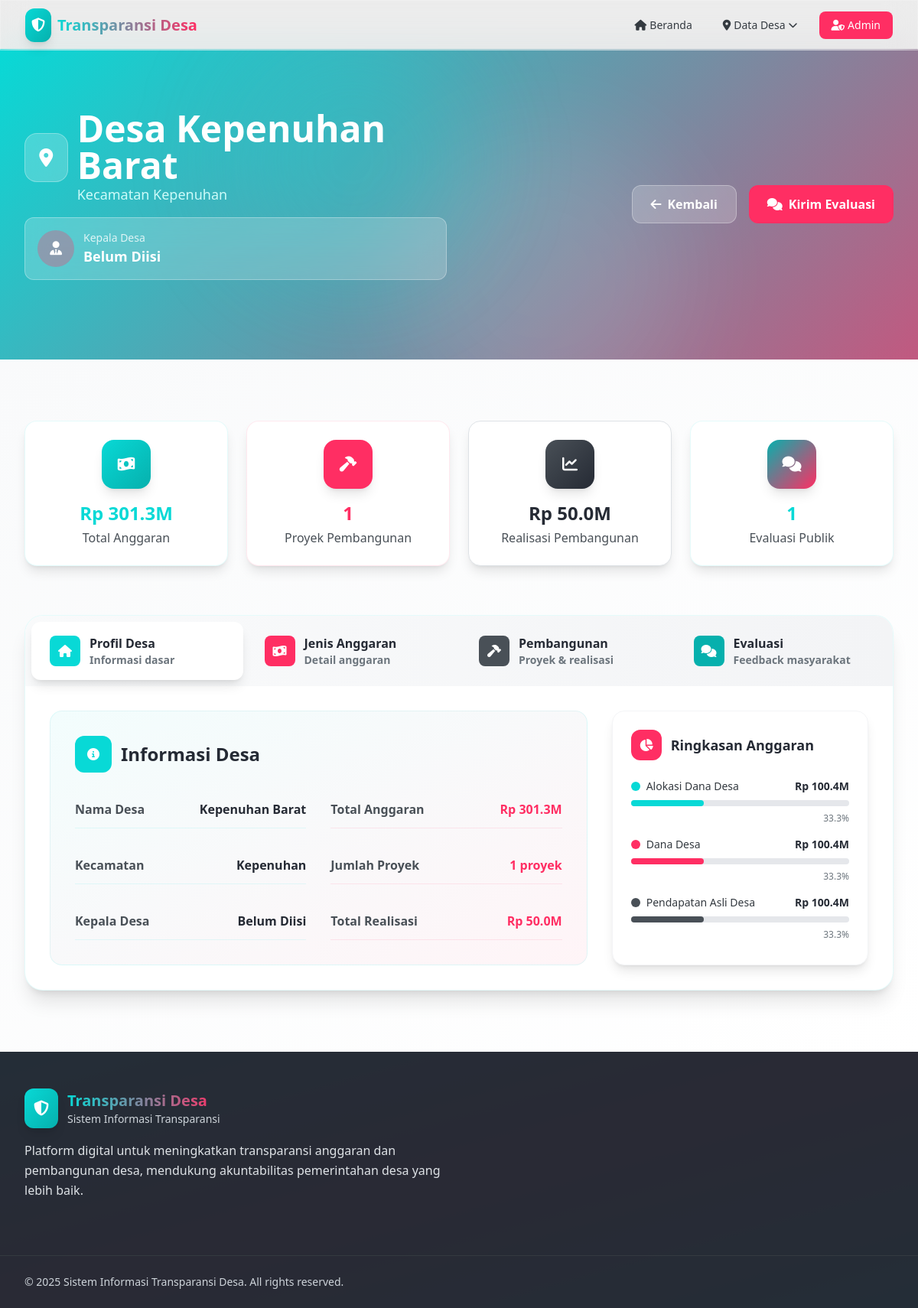
The page /desa.php?id_desa=42 on the database its author committed.
### tables this page shows
CREATE TABLE `desa` (
  `id_desa` int(11) NOT NULL,
  `nama_desa` varchar(100) NOT NULL,
  `kecamatan` varchar(100) NOT NULL,
  `kepala_desa` varchar(100) DEFAULT NULL
);

### desa.php (the view, shortened to what the rows shown need)
<?php
include "includes/db.php";
$id_desa = isset($_GET['id_desa']) ? (int)$_GET['id_desa'] : 0;
$stmt = $conn->prepare("SELECT * FROM desa WHERE id_desa = ?");
$stmt->bind_param("i", $id_desa);
$stmt->execute();
$result = $stmt->get_result();
$desa = $result->fetch_assoc();
include "includes/header.php";
?>
<section class="relative gradient-bg py-20 overflow-hidden">
    <div class="relative z-10 max-w-7xl mx-auto px-4 sm:px-6 lg:px-8">
        <div class="grid grid-cols-1 lg:grid-cols-2 gap-8 items-center">
            <div class="text-center lg:text-left animate-slide-up">
                <div class="flex items-center justify-center lg:justify-start space-x-3 mb-4">
                    <div>
                        <h1 class="text-3xl sm:text-4xl lg:text-5xl font-bold text-white">
                            Desa <?= htmlspecialchars($desa['nama_desa']) ?>
                        </h1>
                        <p class="text-primary-100 text-lg">Kecamatan <?= htmlspecialchars($desa['kecamatan']) ?></p>
                    </div>
                </div>
                <?php if ($desa['kepala_desa']): ?>
                <div class="bg-white/20 backdrop-blur-lg rounded-xl p-4 border border-white/30 mb-6">
                    <div class="flex items-center space-x-3">
                        <div class="w-12 h-12 bg-accent/30 rounded-full flex items-center justify-center">
                            <i class="fas fa-user-tie text-white text-lg"></i>
                        </div>
                        <div class="text-left">
                            <p class="text-white/80 text-sm">Kepala Desa</p>
                            <p class="text-white font-semibold text-lg"><?= htmlspecialchars($desa['kepala_desa']) ?></p>
                        </div>
                    </div>
                </div>
                <?php endif; ?>
            </div>
        </div>
    </div>
</section>
<section class="py-20 bg-gradient-to-br from-gray-50 to-white">
    <div class="max-w-7xl mx-auto px-4 sm:px-6 lg:px-8">
        <div class="bg-white rounded-3xl shadow-xl border border-primary/10 overflow-hidden animate-fade-in">
            <div class="p-8">
                <div id="content-profil" class="tab-content-item animate-fade-in">
                    <div class="grid grid-cols-1 lg:grid-cols-3 gap-8">
                        <div class="lg:col-span-2">
                            <div class="bg-gradient-to-br from-primary/5 to-accent/5 rounded-2xl p-8 border border-primary/10">
                                <div class="grid grid-cols-1 md:grid-cols-2 gap-8">
                                    <div class="space-y-6">
                                        <div class="flex items-center justify-between py-3 border-b border-primary/10">
                                            <span class="font-semibold text-dark-600">Nama Desa</span>
                                            <span class="font-bold text-dark-800"><?= htmlspecialchars($desa['nama_desa']) ?></span>
                                        </div>
                                        <div class="flex items-center justify-between py-3 border-b border-primary/10">
                                            <span class="font-semibold text-dark-600">Kecamatan</span>
                                            <span class="font-bold text-dark-800"><?= htmlspecialchars($desa['kecamatan']) ?></span>
                                        </div>
                                        <div class="flex items-center justify-between py-3 border-b border-primary/10">
                                            <span class="font-semibold text-dark-600">Kepala Desa</span>
                                            <span class="font-bold text-dark-800"><?= htmlspecialchars($desa['kepala_desa'] ?: 'Belum diisi') ?></span>
                                        </div>
                                    </div>
                                </div>
                            </div>
                        </div>
                    </div>
                </div>
            </div>
        </div>
    </div>
</section>
<?php include "includes/footer.php"; ?>

### rows shown on the page
desa: nama_desa "Kepenuhan Barat", kecamatan "Kepenuhan", kepala_desa "Belum Diisi"

### other values the page prints
$total_anggaran / 1000000 "301.3"
count($pembangunan_list) "1"
$total_pembangunan / 1000000 "50.0"
count($evaluasi_list) "1"
$jenis "Alokasi Dana Desa"
$total / 1000000 "100.4"
$jenis "Dana Desa"
$jenis "Pendapatan Asli Desa"
